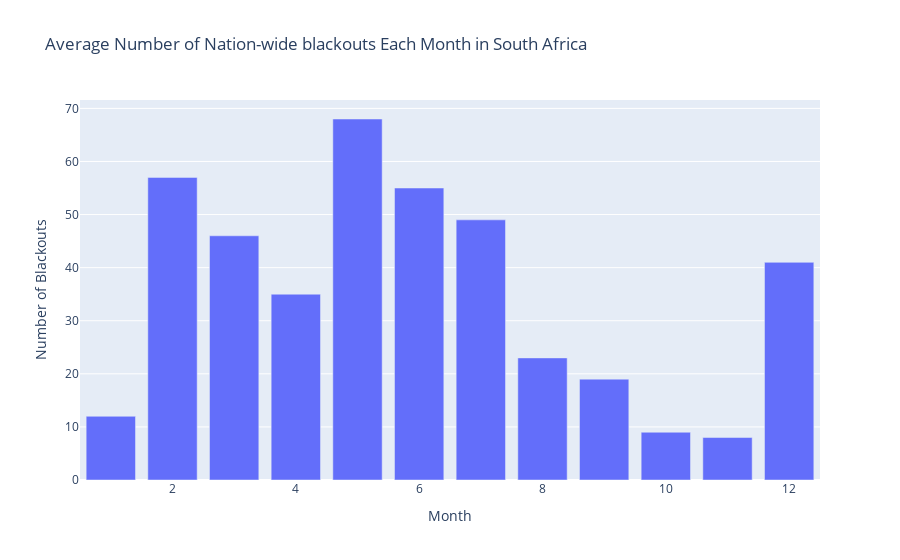

The code cell stored with this chart in its notebook:
### Code cell
datelist["blackouts"] = datelist["blackouts"].astype(int)
average_blackouts_month = datelist.groupby("month").agg({"blackouts":"sum"})
fig=go.Figure()
fig.update_layout(title="Average Number of Nation-wide blackouts Each Month in South Africa ",
                   xaxis_title="Month",yaxis_title="Number of Blackouts",legend=dict(x=0,y=1,traceorder="normal"))
fig.add_trace(go.Bar(x=average_blackouts_month.index, y=average_blackouts_month["blackouts"],
                    name='Confirmed Cases'))


fig.show()

### Figure 1 — Plotly figure (JSON) as saved in the notebook; plotly's stock layout.template omitted (floating-point values rounded to 4 significant figures)
{"data": [{"name": "Confirmed Cases", "type": "bar", "x": [1, 2, 3, 4, 5, 6, 7, 8, 9, 10, 11, 12], "y": [12, 57, 46, 35, 68, 55, 49, 23, 19, 9, 8, 41]}], "layout": {"legend": {"traceorder": "normal", "x": 0, "y": 1}, "title": {"text": "Average Number of Nation-wide blackouts Each Month in South Africa "}, "xaxis": {"title": {"text": "Month"}}, "yaxis": {"title": {"text": "Number of Blackouts"}}}}
